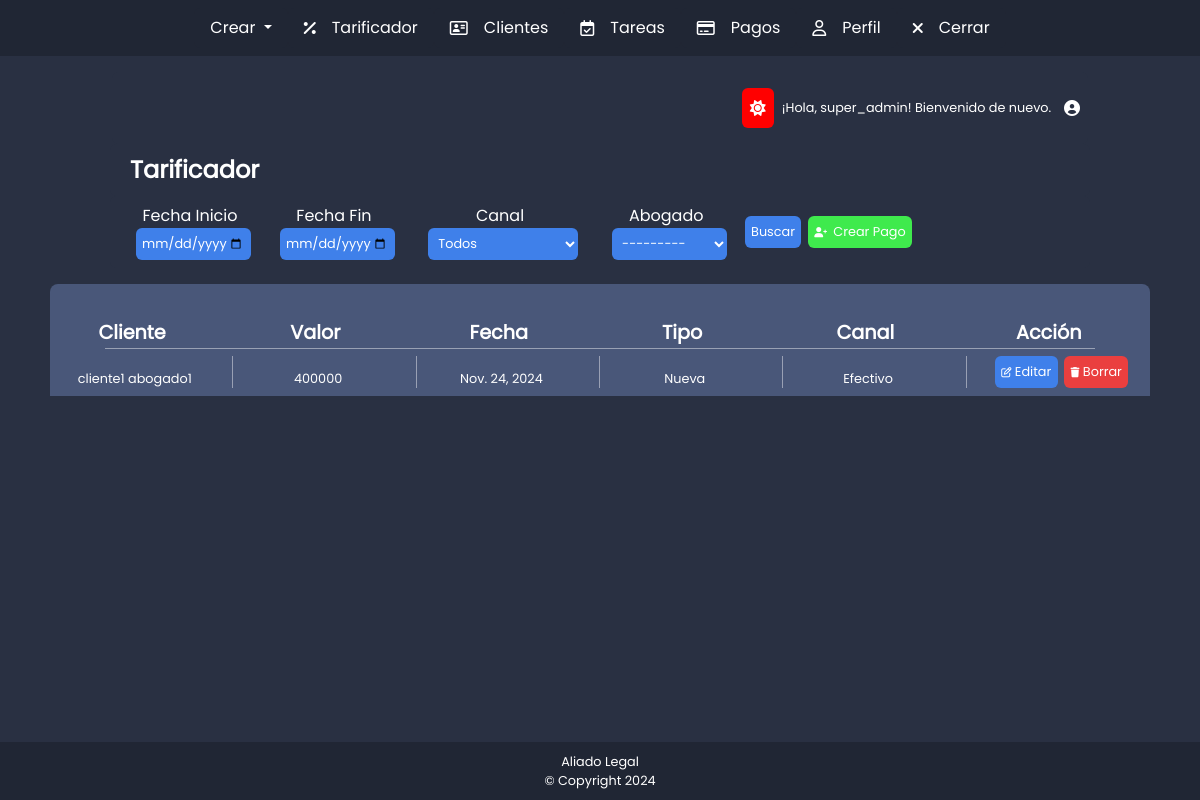
Page /tariffing/ (signed in) on the earlier database version.
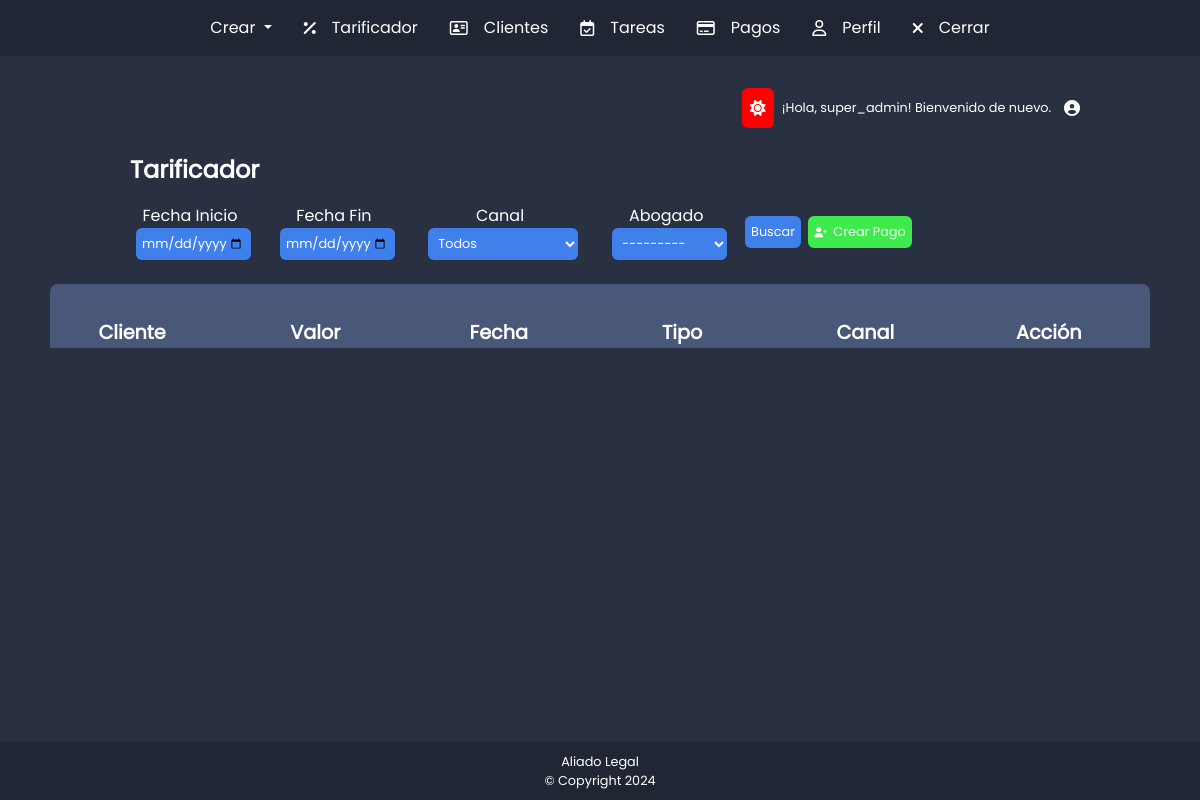
Same page on the later database version.
### payments/models.py (models this page shows, shortened)
class Payments(models.Model):
    comprobante = models.IntegerField()  # comprobante
    cliente = models.ForeignKey(Cliente, related_name='paymets', on_delete=models.CASCADE)
    valor_pago = models.IntegerField()  # Valor del pago en número entero
    fecha_pago = models.DateField()  # Fecha del pago
    TIPO_VENTA_CHOICES = [
        ('mini', 'Mini'),
        ('nueva', 'Nueva'),
        ('cuota', 'Cuota'),
    ]
    tipo_venta = models.CharField(max_length=5, choices=TIPO_VENTA_CHOICES)
    CANAL_PAGO_CHOICES = [
        ('nequi', 'Nequi'),
        ('efectivo', 'Efectivo'),
        ('transferencia', 'Transferencia Bancaria'),
    ]
    canal_pago = models.CharField(max_length=15, choices=CANAL_PAGO_CHOICES)

### clients/models.py (models this page shows, shortened)
class Cliente(models.Model):
    nombres = models.CharField(max_length=255)
    telefono = models.CharField(max_length=15)
    abogado = models.ForeignKey(User, related_name='clientes', on_delete=models.CASCADE)

### tariffing/views.py (the view)
# urls.py: path("", views.consultar_tarifas, name="consultar_tarifas"),
@user_passes_test(es_moderador)
def consultar_tarifas(request):
    form = TariffingFilterForm(request.GET)
    pagos = Payments.objects.all()
    if form.is_valid():
        fecha_inicio = form.cleaned_data.get("fecha_inicio")
        fecha_fin = form.cleaned_data.get("fecha_fin")
        abogado = form.cleaned_data.get("abogado")
        canal = form.cleaned_data.get("canal")
        if fecha_inicio:
            pagos = pagos.filter(fecha_pago__gte=fecha_inicio)
        if fecha_fin:
            pagos = pagos.filter(fecha_pago__lte=fecha_fin)
        if abogado:
            pagos = pagos.filter(cliente__abogado=abogado)
        if canal:
            pagos = pagos.filter(canal_pago=canal)
    return render(request, "create_tariff.html", {"form": form, "pagos": pagos})

### tariffing/context_processor.py (called while the page is built)
def is_moderator(request):
    if request.user.is_authenticated:
        return {'is_moderator': request.user.groups.filter(name='Moderador').exists()}
    return {'is_moderator': False}

### tariffing/views.py (called while the page is built)
def es_moderador(user):
    return user.groups.filter(name="Moderador").exists()

### tariffing/templates/create_tariff.html (shortened to what the changed rows need)
{% extends 'base.html' %}
{% load static %}
{% block content %}
<link rel="stylesheet" href="{% static 'create_tariff.css' %}">
    {% for pago in pagos %}
    <div class="row testteste">
        <div class="col-11">
            <div class="row tablaDatosClientes">
                <div class="col-2 divdatosClientesT">
                    <p class="datosCliente">{{ pago.cliente.nombres }}</p>
                </div>
                <div class="col-2 divdatosClientesT">
                    <p class="datosCliente">{{ pago.valor_pago }}</p>
                </div>
                <div class="col-2 divdatosClientesT">
                    <p class="datosCliente">{{ pago.fecha_pago }}</p>
                </div>
                <div class="col-2 divdatosClientesT">
                    <p class="datosCliente">{{ pago.get_tipo_venta_display }}</p>
                </div>
                <div class="col-2 divdatosClientesT">
                    <p class="datosCliente">{{ pago.get_canal_pago_display }}</p>
                </div>
                <div class="col-2 divtitulosTablasClientes">
                    <a href="{% url 'payments:editar_pago' pago.id %}">
                        <button class="botonEditar">
                            <i class="fa-regular fa-pen-to-square"></i>
                            Editar
                        </button>
                    </a>
                    <form action="{% url 'payments:borrar_pago' pago.id %}" method="post" style="display:inline;">
                        <button type="submit" class="botonEliminar" onclick="return confirm('¿Estás seguro de borrar esta tarea?');">
                            <i class="fa-solid fa-trash"></i>
                            Borrar
                        </button>
                    </form>
                </div>
            </div>
        </div>
    </div>
    {% endfor %}
{% endblock %}

Differences in the rows shown:
removed Payments: cliente.nombres "cliente1 abogado1", valor_pago "400000", fecha_pago "Nov. 24, 2024", tipo_venta "Nueva", canal_pago "Efectivo"
